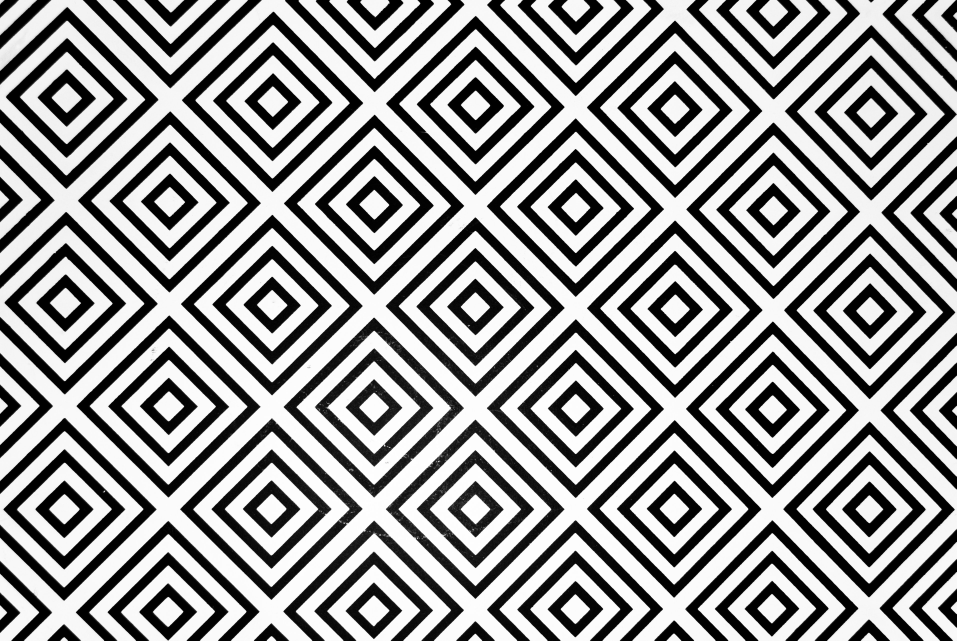
#> input picture Lab5/5-1.jpg, 3827 x 2562 px (shown at 1/4 size)
$ python -i task51.py   (imports and definitions only)
#> lines starting #> are read from the running program, lines starting #| are printed output that depends on the picture
import cv2
import numpy as np
from win32api import GetSystemMetrics as gsm # monitor resolution

#изменение разрешения с учетом соотношения изображения
# [4 lines that did not run here, left out]

#фикс собеля для правильной клетки
def fixsobel(img, xy=1, ksize=3):
    return cv2.bitwise_or(cv2.Sobel(img, -1, xy,0, ksize),
                          cv2.Sobel(img, -1, 0,xy, ksize))

# [1 line not run here, left out]
# [1 line that did not run here, left out]
# [1 line that did not run here, left out]

# [1 line not run here, left out]
# [1 line that did not run here, left out]
# [1 line that did not run here, left out]

# [1 line not run here, left out]
# [1 line that did not run here, left out]
# [1 line that did not run here, left out]

# [1 line that did not run here, left out]

# [1 line that did not run here, left out]
# [1 line that did not run here, left out]
# [1 line not run here, left out]

# [1 line that did not run here, left out]
# [1 line that did not run here, left out]
# [4 lines not run here, left out]

>>> import cv2
>>> picture = cv2.imread('5-1.jpg')
#> picture is the input picture: shape (2562, 3827, 3); min 0, max 255, mean 150.2
>>> result = fixsobel(picture)
#> in fixsobel, `return cv2.bitwise_or(cv2.Sobel(img, -1, xy,0, ksize), cv2.Sobel(img, ..`:
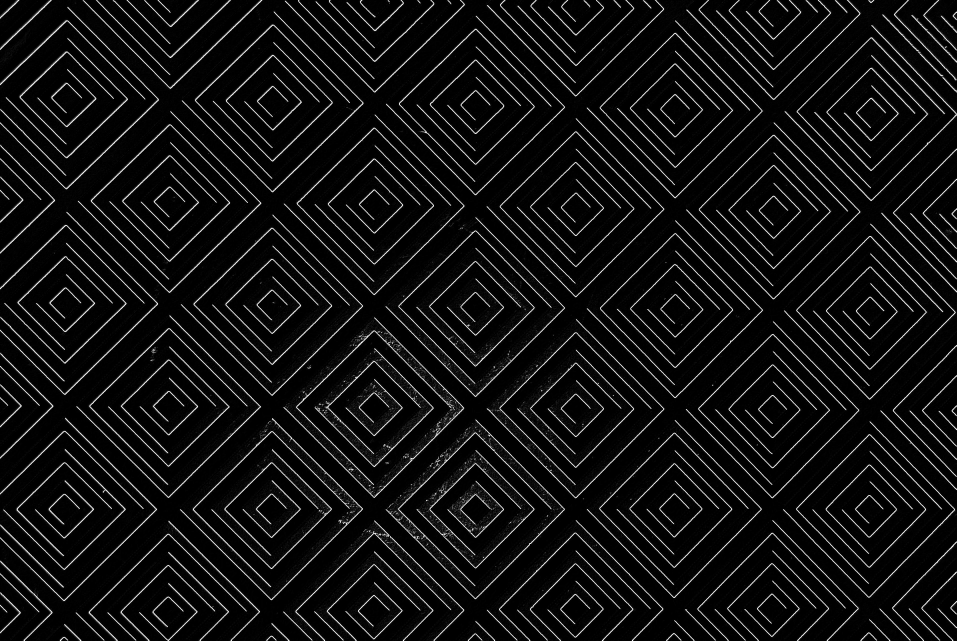
#> returned value: shape (2562, 3827, 3) (shown at 1/4 size); min 0, max 255, mean 17.4

$ run again, on Lab5/5-4.jpg
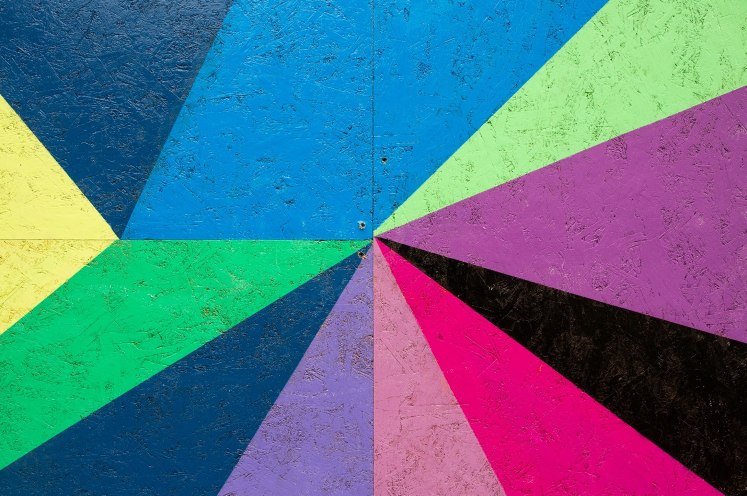
#> input picture Lab5/5-4.jpg, 1493 x 991 px (shown at 1/2 size)
#> picture is the input picture: shape (991, 1493, 3); mean B, G, R 136.8, 113.5, 85
#> in fixsobel, `return cv2.bitwise_or(cv2.Sobel(img, -1, xy,0, ksize), cv2.Sobel(img, ..`:
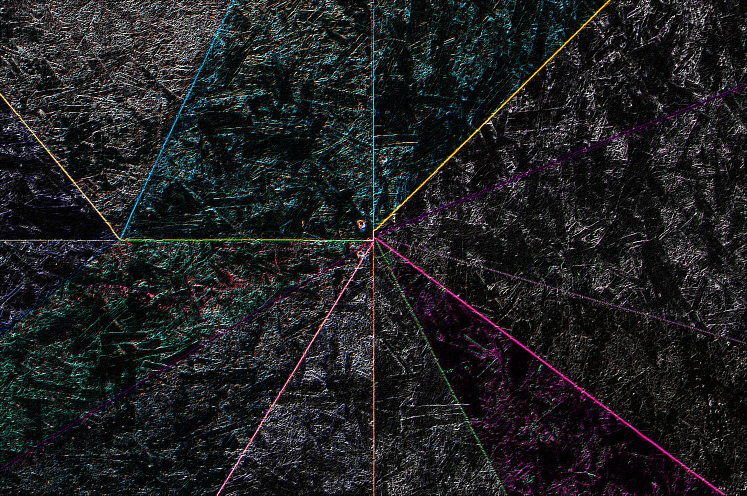
#> returned value: shape (991, 1493, 3) (shown at 1/2 size); mean of channels 0, 1, 2 33.9, 32.5, 31.3; drawn as B, G, R

$ run again, on Lab5/5-5.jpg
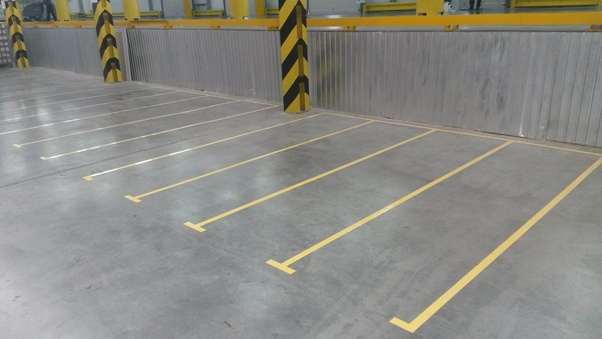
#> input picture Lab5/5-5.jpg, 602 x 339 px
#> picture is the input picture: shape (339, 602, 3); mean B, G, R 131.9, 138.5, 139.5
#> in fixsobel, `return cv2.bitwise_or(cv2.Sobel(img, -1, xy,0, ksize), cv2.Sobel(img, ..`:
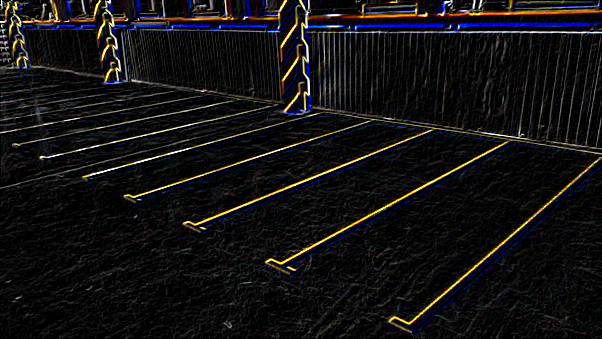
#> returned value: shape (339, 602, 3); mean of channels 0, 1, 2 18, 17.9, 19.1; drawn as B, G, R
